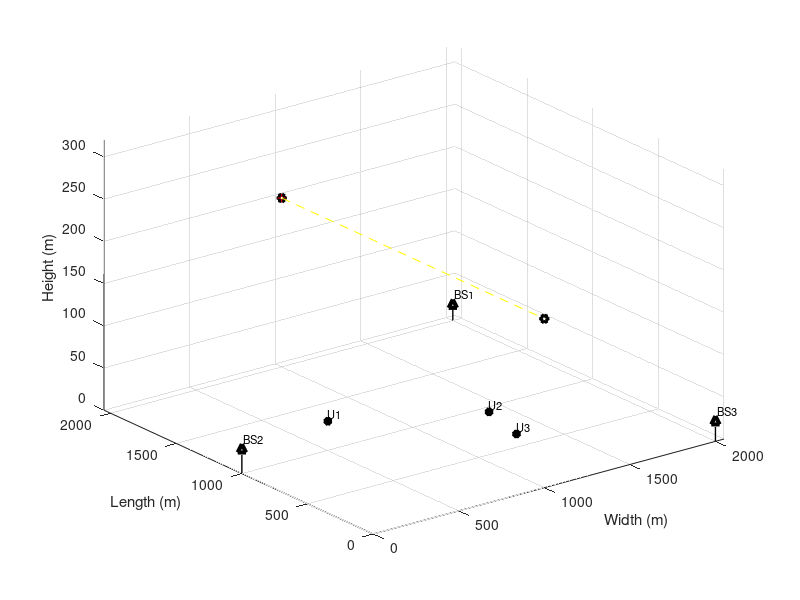

MATLAB code to generate this figure: (Note: this script raises an error after producing the figure.)
clc;
clear variables;
close all;

%% Simulation Environment
enWidth = 2000;             
enLength = 2000;            
enHeight = 320;             
maxHeighUAV = 300;          
minHeighUAV = 50;           
noUsers = 3;                
noBS = 3;                   
noUAV = 1;                  

%% Users, Base Stations and UAV Position
% UAV Position
for i=1:noUAV
    xUAV_S(i) = 1000;       
    yUAV_S(i) = enLength;      
    zUAV_S(i) = 200;
end

% UAV End Position
for i=1:noUAV
    xUAV_E(i) = 1000;       
    yUAV_E(i) = 0;      
    zUAV_E(i) = 200;
end

% UAV Position (Moving)
for i=1:noUAV
    xUAV(i) = 1000;       
    yUAV(i) = enLength;      
    zUAV(i) = zUAV_S(i);   
end

% BS positions
xBS = [2000,0,2000];
yBS = [2000,1000,0];
zBS = [20, 30, 25];

% Users' posision
for i=1:noUsers
    xUser(i) = randi([enWidth/4, 3*enWidth/4]);      
    yUser(i) = randi([enLength/4, 3*enLength/4]);     
    zUser(i) = 0;                   
end

%% Figure Plot in Initial State
figure,
userPlot = plot3(xUser,yUser,zUser,'k*','linewidth',3); hold on;
for o=1:noUsers
    textUsers(o) = text(xUser(o)-10,yUser(o)-10,zUser(o)+10,['U',num2str(o)],'FontSize', 8);
end

plot3(xUAV_S, yUAV_S, zUAV_S, 'kh','linewidth', 3);
plot3(xUAV_E, yUAV_E, zUAV_E, 'kh','linewidth', 3);

plot3(xBS, yBS, zBS, 'k^','linewidth', 3);
for o=1:noBS
    plot3([xBS(o) xBS(o)], [yBS(o) yBS(o)],[zBS(o) 0], 'k-','linewidth', 1); drawnow
    text(xBS(o) + 20, yBS(o) + 10, zBS(o) + 10,['BS', num2str(o)],'FontSize', 8);
end

for i = 1:noUAV
    plot3([xUAV_S(i) xUAV_E(i)], [yUAV_S(i) yUAV_E(i)],[zUAV_S(i) zUAV_E(i)], 'y--','linewidth', 0.5); drawnow
end

mx = (zUAV_S - zUAV_E)/(yUAV_S - yUAV_E);
c = zUAV_S - mx*yUAV_S;

xlim([0 2050]); ylim([0 2050]); zlim([0 320]);
xlabel('Width (m)'); ylabel('Length (m)'); zlabel('Height (m)');
grid on; hold on; drawnow

index = 1;

%% Information for path loss & Rician Model
eta = 2.5;              
b_0dB = -50;            
b_0 = db2pow(b_0dB);    
k = 0.01;               
K_min = 4;      
K_max = 12;     
A1 = db2pow(K_min);
A2 = (2/pi)*log((db2pow(K_max))/A1);
g = sqrt(1/2)*(randn(1,1)+1i*randn(1,1));
% Biến lưu thời gian chạy và đường cong hội tụ
time_FA = zeros(1, 21);
time_PSO = zeros(1, 21);

% Ta sẽ chọn 1 bước bất kỳ (ví dụ bước index = 10) để trích xuất đường cong hội tụ
step_to_extract_convergence = 10; 
conv_FA_sample = [];
conv_PSO_sample = [];
%% Main Simulation Loop
for j = enLength:-100:0
    for i=1:noUAV
        % --- Baseline (No Opt) ---
        zUAV(i) = mx*j + c;
        yUAV(i) = j;
        plot3(xUAV(i), yUAV(i), zUAV(i), 'r+','linewidth', 0.5); hold on;

        % Channels & Rates for Baseline
        for m=1:noUsers
            groundDisUAV_User(i,m) = sqrt((xUAV(i)-xUser(m))^2 + (yUAV(i)-yUser(m))^2);
            DisUAV_User(i,m) = sqrt(groundDisUAV_User(i,m)^2 + zUAV(i)^2);
            angleUAV_User(i,m) = atan(zUAV(i)/groundDisUAV_User(i,m))*(180/pi);
            pow_LoS = b_0*(DisUAV_User(i,m)^(-eta));
            K_UAV_User(i,m) = A1*exp(A2*angleUAV_User(i,m)*(pi/180));
            g_UAV_User(i,m) = sqrt(K_UAV_User(i,m)/(1+K_UAV_User(i,m)))*g + sqrt(1/(1+K_UAV_User(i,m)))*g;
            h_UAV_Users(index,i,m) = sqrt(pow_LoS)*g_UAV_User(i,m);
        end
        [pow_coef_array_ch(index,:), pow_coef_array_fr(index,:)] = findPowCoeff(abs(h_UAV_Users(index,i,:)),noUsers);
        [achievableRate_ch(index,:), ~] = findAchievableRate(h_UAV_Users(index,i,:),pow_coef_array_ch(index,:),pow_coef_array_fr(index,:),noUsers);
        
        minRate = min(achievableRate_ch(index,:));
        
        % --- Optimization Step: FA and PSO ---
        % --- Optimization Step: FA and PSO ---
        if index > 1 && index < 21
            
            % --- ĐO THỜI GIAN FA ---
            tic; % Bắt đầu bấm giờ
            [pos_FA, curve_FA] = positionUpdate_FA(xUAV(i),yUAV(i),zUAV(i),minRate,noUsers,xUser,yUser,g);
            time_FA(index) = toc; % Dừng bấm giờ và lưu lại
            
            up_xUAV_FA(index,i) = xUAV(i) + pos_FA.position(1);
            up_yUAV_FA(index,i) = yUAV(i);
            up_zUAV_FA(index,i) = zUAV(i) + pos_FA.position(2);
            
            % --- ĐO THỜI GIAN PSO ---
            tic; % Bắt đầu bấm giờ
            [pos_PSO, curve_PSO] = positionUpdate_PSO_selfcode(xUAV(i),yUAV(i),zUAV(i),minRate,noUsers,xUser,yUser,g);
            time_PSO(index) = toc; % Dừng bấm giờ và lưu lại
            
            up_xUAV_PSO(index,i) = xUAV(i) + pos_PSO.position(1);
            up_yUAV_PSO(index,i) = yUAV(i);
            up_zUAV_PSO(index,i) = zUAV(i) + pos_PSO.position(2);

            % Lưu lại mẫu đường cong hội tụ tại 1 bước cụ thể để vẽ biểu đồ
            if index == step_to_extract_convergence
                conv_FA_sample = curve_FA;
                conv_PSO_sample = curve_PSO;
            end
        else
            % Default
            up_xUAV_FA(index,i) = xUAV(i); up_yUAV_FA(index,i) = yUAV(i); up_zUAV_FA(index,i) = zUAV(i);
            up_xUAV_PSO(index,i) = xUAV(i); up_yUAV_PSO(index,i) = yUAV(i); up_zUAV_PSO(index,i) = zUAV(i);
        end
        
        % Plotting 3D Trajectories
        plot3(up_xUAV_FA(index,i), up_yUAV_FA(index,i), up_zUAV_FA(index,i), 'gh','linewidth', 0.5); hold on;
        plot3(up_xUAV_PSO(index,i), up_yUAV_PSO(index,i), up_zUAV_PSO(index,i), 'bh','linewidth', 0.5); hold on;
        
        if index > 1 
            plot3([up_xUAV_FA(index-1,i) up_xUAV_FA(index,i)], [up_yUAV_FA(index-1,i) up_yUAV_FA(index,i)], [up_zUAV_FA(index-1,i) up_zUAV_FA(index,i)], 'g--','linewidth', 0.5); 
            plot3([up_xUAV_PSO(index-1,i) up_xUAV_PSO(index,i)], [up_yUAV_PSO(index-1,i) up_yUAV_PSO(index,i)], [up_zUAV_PSO(index-1,i) up_zUAV_PSO(index,i)], 'b--','linewidth', 0.5); drawnow
        end
        
        % --- Evaluate FA Metrics ---
        for m=1:noUsers
            groundDisUAV_User_FA = sqrt((up_xUAV_FA(index,i)-xUser(m))^2 + (up_yUAV_FA(index,i)-yUser(m))^2);
            DisUAV_User_FA = sqrt(groundDisUAV_User_FA^2 + up_zUAV_FA(index,i)^2);
            angleUAV_User_FA = atan(up_zUAV_FA(index,i)/groundDisUAV_User_FA)*(180/pi);
            pow_LoS_FA = b_0*(DisUAV_User_FA^(-eta));
            K_UAV_User_FA = A1*exp(A2*angleUAV_User_FA*(pi/180));
            g_UAV_User_FA = sqrt(K_UAV_User_FA/(1+K_UAV_User_FA))*g + sqrt(1/(1+K_UAV_User_FA))*g;
            h_UAV_Users_FA(index,i,m) = sqrt(pow_LoS_FA)*g_UAV_User_FA;
        end
        [pow_coef_ch_FA, pow_coef_fr_FA] = findPowCoeff(abs(h_UAV_Users_FA(index,i,:)),noUsers);
        [achRate_ch_FA, ~] = findAchievableRate(h_UAV_Users_FA(index,i,:),pow_coef_ch_FA,pow_coef_fr_FA,noUsers);
        
        % --- Evaluate PSO Metrics ---
        for m=1:noUsers
            groundDisUAV_User_PSO = sqrt((up_xUAV_PSO(index,i)-xUser(m))^2 + (up_yUAV_PSO(index,i)-yUser(m))^2);
            DisUAV_User_PSO = sqrt(groundDisUAV_User_PSO^2 + up_zUAV_PSO(index,i)^2);
            angleUAV_User_PSO = atan(up_zUAV_PSO(index,i)/groundDisUAV_User_PSO)*(180/pi);
            pow_LoS_PSO = b_0*(DisUAV_User_PSO^(-eta));
            K_UAV_User_PSO = A1*exp(A2*angleUAV_User_PSO*(pi/180));
            g_UAV_User_PSO = sqrt(K_UAV_User_PSO/(1+K_UAV_User_PSO))*g + sqrt(1/(1+K_UAV_User_PSO))*g;
            h_UAV_Users_PSO(index,i,m) = sqrt(pow_LoS_PSO)*g_UAV_User_PSO;
        end
        [pow_coef_ch_PSO, pow_coef_fr_PSO] = findPowCoeff(abs(h_UAV_Users_PSO(index,i,:)),noUsers);
        [achRate_ch_PSO, ~] = findAchievableRate(h_UAV_Users_PSO(index,i,:),pow_coef_ch_PSO,pow_coef_fr_PSO,noUsers);
        
        % Save Min Rates for Comparison
        minAchRate_Base(index) = min(achievableRate_ch(index,:));
        minAchRate_FA(index) = min(achRate_ch_FA(1,:));
        minAchRate_PSO(index) = min(achRate_ch_PSO(1,:));
    end
    index = index + 1;
end

%% Plotting Comparison Results
steps = 1:21;

% 1. So sánh Minimum Achievable Rate
figure;
plot(steps, minAchRate_Base(:), 'r--o', 'linewidth', 1.5); hold on;
plot(steps, minAchRate_FA(:), 'g-^', 'linewidth', 1.5);
plot(steps, minAchRate_PSO(:), 'b-s', 'linewidth', 1.5);

title('Comparison of Minimum Achievable Rate: Baseline vs FA vs PSO');
xlim([1 21]);
xlabel('Steps');
ylabel('Achievable Rate in bps');
legend('No Optimization', 'Optimized (FA)', 'Optimized (PSO)', 'Location', 'best');
grid on;

% Lưu ý: Code đã lược bỏ phần vẽ biểu đồ của các Users/BS riêng lẻ để tập trung 
% vào so sánh mục tiêu chính (Min Rate). Bạn có thể thêm lại nếu cần khảo sát sâu hơn.
%% ---------------- ĐÁNH GIÁ VÀ SO SÁNH THUẬT TOÁN ---------------- %%

% 1. BIỂU ĐỒ THỜI GIAN THỰC THI (COMPUTATIONAL COST)
figure;
total_time_FA = sum(time_FA);
total_time_PSO = sum(time_PSO);

% Vẽ biểu đồ thanh (Bar chart)
bar_data = [total_time_FA, total_time_PSO];
b = bar(bar_data, 'FaceColor', 'flat');
b.CData(1,:) = [0.4660 0.6740 0.1880]; % Màu xanh lá cho FA
b.CData(2,:) = [0 0.4470 0.7410];      % Màu xanh dương cho PSO

set(gca, 'xticklabel', {'Firefly Algorithm (FA)', 'Particle Swarm Optimization (PSO)'});
ylabel('Total Execution Time (seconds)');
title(sprintf('Computational Cost Comparison (20 steps)\nFA: %.2fs | PSO: %.2fs', total_time_FA, total_time_PSO));
grid on;

% 2. ĐƯỜNG CONG HỘI TỤ (CONVERGENCE CURVE)
% Kiểm tra xem đã lấy được mẫu chưa
if ~isempty(conv_FA_sample) && ~isempty(conv_PSO_sample)
    figure;
    iterations = 1:length(conv_FA_sample);
    
    plot(iterations, conv_FA_sample, 'g-^', 'LineWidth', 1.5, 'MarkerIndices', 1:5:length(conv_FA_sample)); hold on;
    plot(iterations, conv_PSO_sample, 'b-o', 'LineWidth', 1.5, 'MarkerIndices', 1:5:length(conv_PSO_sample));
    
    xlabel('Iteration');
    ylabel('Fitness Value (Minimum Achievable Rate)');
    title(sprintf('Convergence Speed Comparison (Sampled at Step %d)', step_to_extract_convergence));
    legend('FA Convergence', 'PSO Convergence', 'Location', 'best');
    grid on;
end
